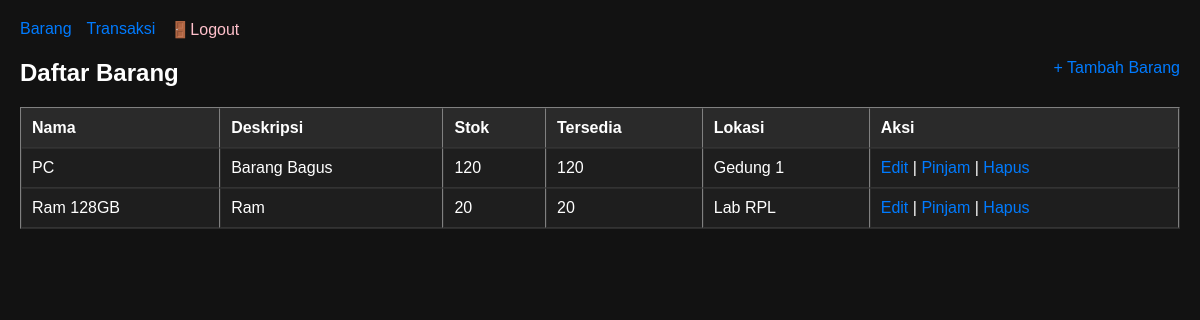
Screenshot of /index.php (signed in) with the database file from the repository.
### tables this page shows
CREATE TABLE `barang` (
  `id` int(11) NOT NULL,
  `nama` varchar(50) NOT NULL,
  `deskripsi` text NOT NULL,
  `jumlah` int(11) NOT NULL,
  `jumlah_tersedia` int(11) NOT NULL,
  `lokasi` varchar(50) NOT NULL,
  `kode` varchar(50) NOT NULL,
  `created_at` timestamp NOT NULL DEFAULT current_timestamp()
);

### index.php (the view, shortened to what this page needs)
<?php
include 'fungsi.php';
$items = $koneksi->query("SELECT * FROM barang")->fetch_all(MYSQLI_ASSOC);
?>
<!DOCTYPE html>
<html lang="id">
<head>
    <link rel="stylesheet" href="style.css">
</head>
<body>
    <div>
        <nav style="display: flex; gap: 15px;">
            <a href="index.php">Barang</a>
            <a href="transaksi.php">Transaksi</a>
            <a href="logout.php" style="color: pink;">🚪Logout</a>
        </nav>
        <div style="display: flex; justify-content: space-between; margin: 20px 0;">
            <h2>Daftar Barang</h2>
            <a href="form_barang.php">+ Tambah Barang</a>
        </div>
        <table border="1" cellpadding="10" cellspacing="0">
            <thead>
                <tr>
                    <th>Nama</th>
                    <th>Deskripsi</th>
                    <th>Stok</th>
                    <th>Tersedia</th>
                    <th>Lokasi</th>
                    <th>Aksi</th>
                </tr>
            </thead>
            <tbody>
                <?php foreach ($items as $item): ?>
                    <tr>
                        <td><?= $item['nama'] ?></td>
                        <td><?= $item['deskripsi'] ?></td>
                        <td><?= $item['jumlah'] ?></td>
                        <td><?= $item['jumlah_tersedia'] ?></td>
                        <td><?= $item['lokasi'] ?></td>
                        <td>
                            <a href="form_barang.php?id=<?= $item['id'] ?>">Edit</a> |
                            <a href="peminjaman.php?action=pinjam&id=<?= $item['id'] ?>">Pinjam</a> |
                            <a href="index.php?delete_id=<?= $item['id'] ?>" onclick="return confirm('Hapus?')">Hapus</a>
                        </td>
                    </tr>
                <?php endforeach; ?>
            </tbody>
        </table>
    </div>
</body>
</html>

### style.css (style rules this page uses)
* { box-sizing: border-box; margin: 0; padding: 0; }
body { font-family: Arial, sans-serif; background-color: #121212; color: #ffffff; margin: 0; padding: 20px; }
h2 { color: #ffffff; }
table { width: 100%; border-collapse: separate; margin-top: 20px; background-color: #1e1e1e; }
th, td { padding: 10px; text-align: left; border-bottom: 1px solid #333; }
th { background-color: #2a2a2a; color: #ffffff; }
a { color: #007bff; text-decoration: none; }
div { max-width: 1200px; margin: 0 auto; }

### rows the page displays
barang: nama "PC", deskripsi "Barang Bagus", jumlah "120", jumlah_tersedia "120", lokasi "Gedung 1"
barang: nama "Ram 128GB", deskripsi "Ram", jumlah "20", jumlah_tersedia "20", lokasi "Lab RPL"
